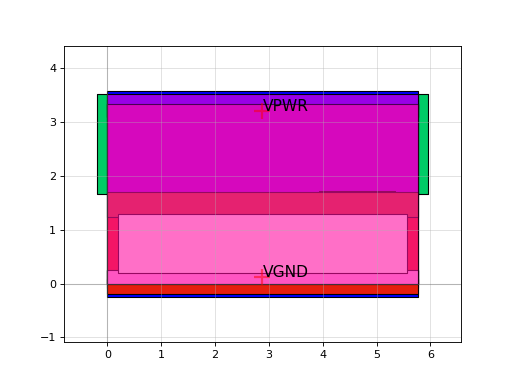

Python code for this plot:
import sky130

c = sky130.components.sky130_fd_sc_hs__o21ai_4()
c.plot()
